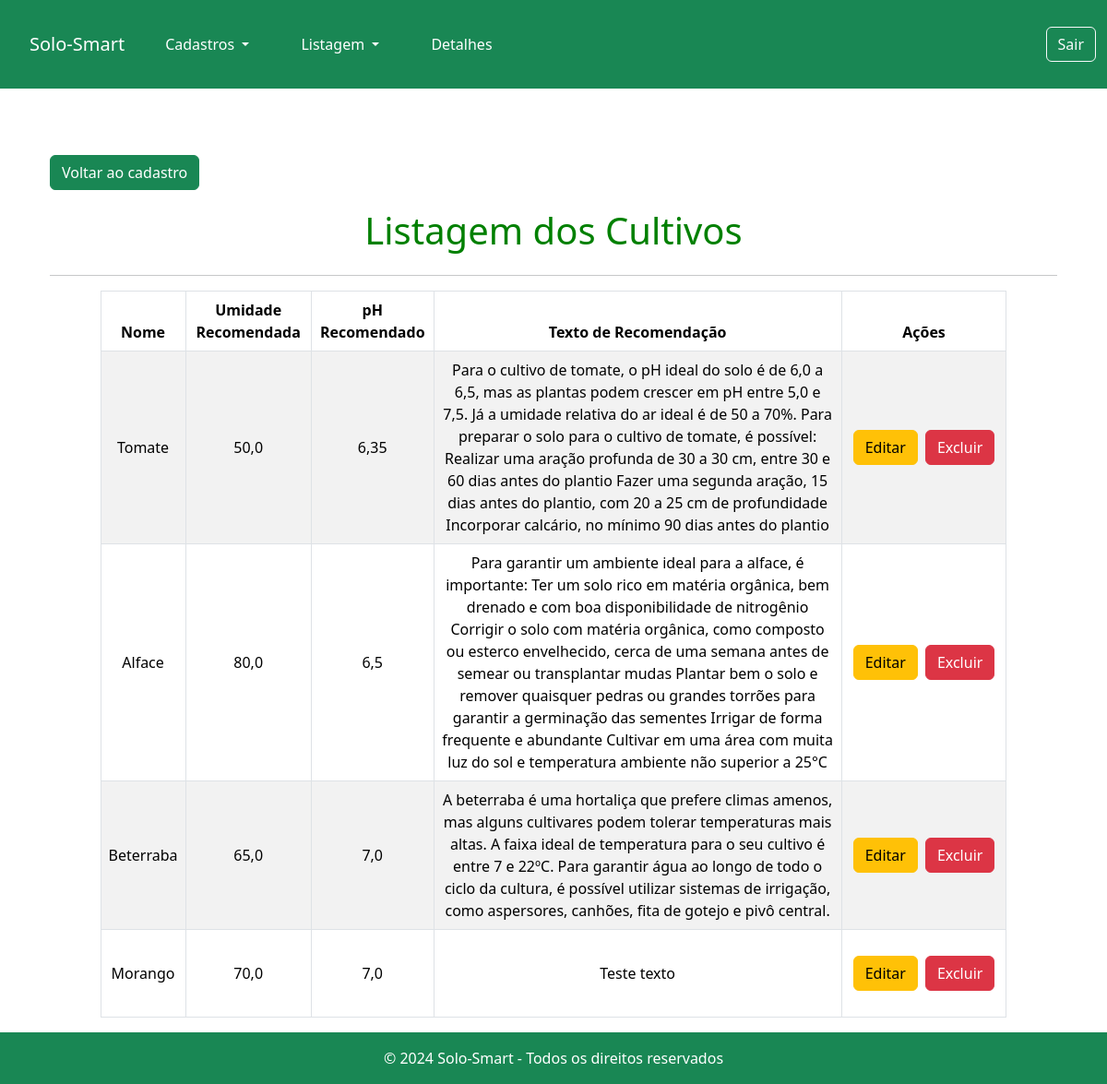
Page /listagem_cultivos/ (signed in) on the earlier database version.
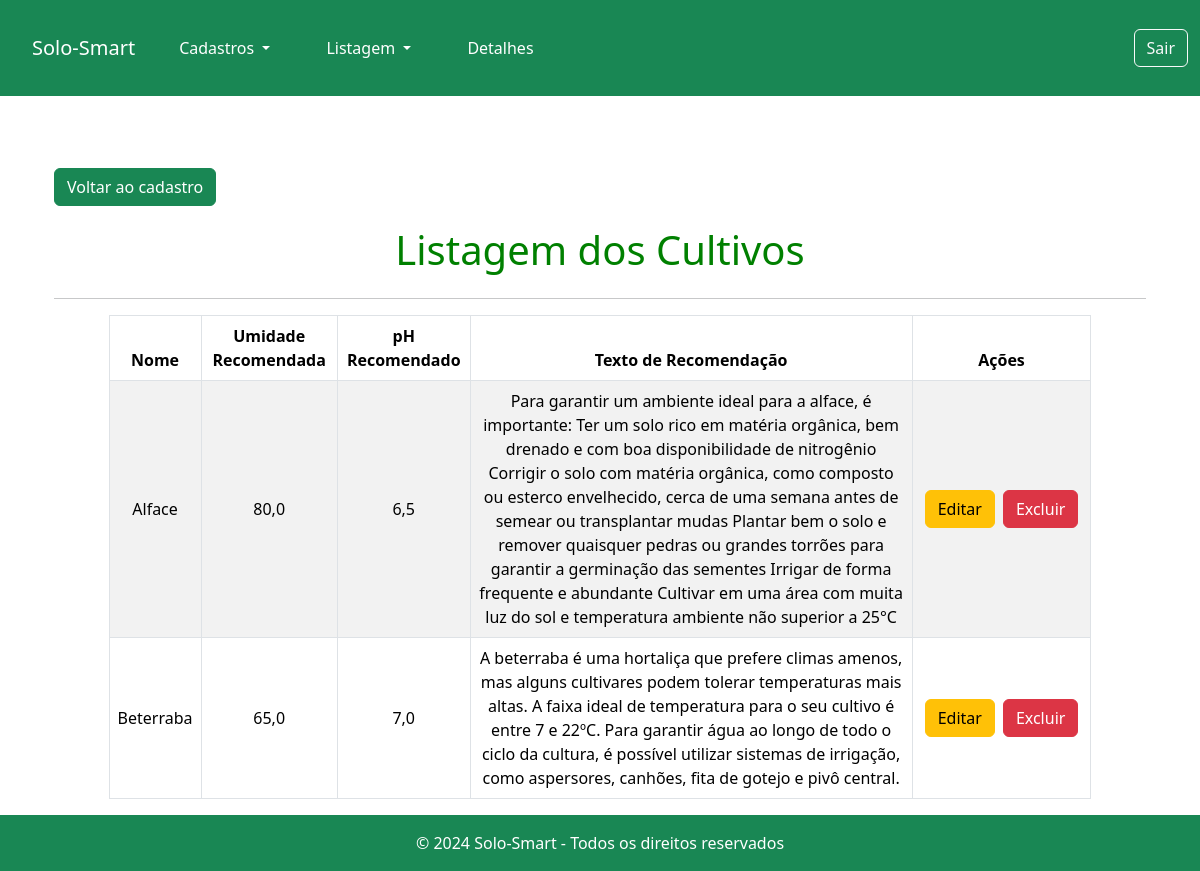
Same page on the later database version.
### app_fazenda/models.py (models this page shows, shortened)
class Cultivo(models.Model):
    id = models.AutoField(primary_key=True)
    nome = models.CharField(max_length=255)
    umidade_recomendado = models.FloatField()
    ph_recomendado = models.FloatField()
    texto_recomendacao = models.TextField(max_length=1200, null=True)
    usuario = models.ForeignKey(get_user_model(), on_delete=models.CASCADE)

### app_fazenda/views.py (the view)
# urls.py: path('listagem_cultivos/', views.listar_cultivos, name='listar_cultivos'),
@login_required
def listar_cultivos(request):
    cultivos = Cultivo.objects.filter(usuario=request.user)  # Filtra pelos cultivos do usuário
    dados = {
        'dados': cultivos
    }
    return render(request, 'cultivo/listar_cultivos.html', dados)

### app_fazenda/templates/cultivo/listar_cultivos.html (shortened to what this page needs)
{% extends 'base.html' %}
{% block content %}
<div class="container mt-5">
    <a style="margin: 0;" href="{% url 'cadastrar_cultivo' %} " class="btn btn-success">Voltar ao cadastro</a>
    <h1 class="mb-4 text-center">Listagem dos Cultivos</h1>
    <hr>
    <div id="div-cultivo" class="table-responsive">
        <table class="table table-bordered table-striped text-center align-middle" id="tabela-cultivos">
            <thead class="bg-success text-white">
                <tr>
                    <th>Nome</th>
                    <th>Umidade Recomendada</th>
                    <th>pH Recomendado</th>
                    <th>Texto de Recomendação</th>
                    <th>Ações</th>
                </tr>
            </thead>
            <tbody>
                {% for dado in dados %}
                <tr>
                    <td>{{ dado.nome }}</td>
                    <td>{{ dado.umidade_recomendado }}</td>
                    <td>{{ dado.ph_recomendado }}</td>
                    <td>{{ dado.texto_recomendacao }}</td>
                    <td>
                        <div class="d-flex justify-content-center">
                            <a href="{% url 'editar_cultivo' dado.pk %}" class="btn btn-warning mx-1">Editar</a>
                            <a href="{% url 'excluir_cultivo' dado.pk %}" class="btn btn-danger mx-1">Excluir</a>
                        </div>
                    </td>
                </tr>
                {% endfor %}
            </tbody>
        </table>
    </div>
</div>
{% endblock %}

Differences in the rows shown:
removed Cultivo: nome "Tomate", umidade_recomendado "50,0", ph_recomendado "6,35", texto_recomendacao "Para o cultivo de tomate, o pH ideal do solo é de 6,0 a 6,5, mas as plantas podem crescer em pH entre 5,0 e 7,5. Já a umidade relativa do ar ideal é de 50 a 70%. Para preparar o solo para o cultivo de tomate, é possível: Realizar uma aração profunda de 30 a 30 cm, entre 30 e 60 dias antes do plantio Fazer uma segunda aração, 15 dias antes do plantio, com 20 a 25 cm de profundidade Incorporar calcário, no mínimo 90 dias antes do plantio"
removed Cultivo: nome "Morango", umidade_recomendado "70,0", ph_recomendado "7,0", texto_recomendacao "Teste texto"
